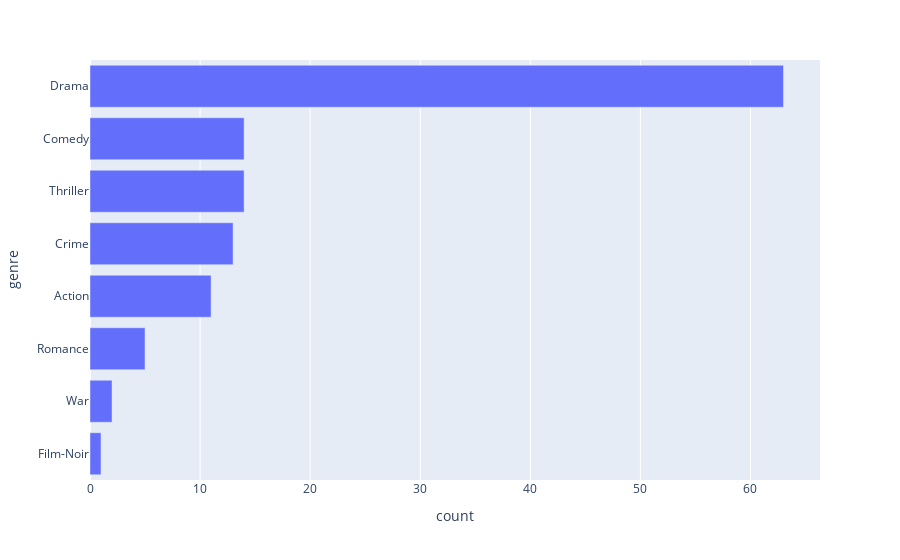

The notebook cell this image was saved under:
### Code cell
import plotly.express as px

fig = px.bar(counts.sort(by="count", descending=False), x="count", y=col, orientation="h")
fig.show()

### Figure 1 — Plotly figure (JSON) as saved in the notebook; plotly's stock layout.template omitted (floating-point values rounded to 4 significant figures)
{"data": [{"alignmentgroup": "True", "hovertemplate": "count=%{x}<br>genre=%{y}<extra></extra>", "legendgroup": "", "marker": {"color": "#636efa", "pattern": {"shape": ""}}, "name": "", "offsetgroup": "", "orientation": "h", "showlegend": false, "textposition": "auto", "type": "bar", "x": [1, 2, 5, 11, 13, 14, 14, 40, 63], "xaxis": "x", "y": ["Film-Noir", "War", "Romance", "Action", "Crime", "Thriller", "Comedy", null, "Drama"], "yaxis": "y"}], "layout": {"barmode": "relative", "legend": {"tracegroupgap": 0}, "margin": {"t": 60}, "xaxis": {"anchor": "y", "domain": [0, 1], "title": {"text": "count"}}, "yaxis": {"anchor": "x", "domain": [0, 1], "title": {"text": "genre"}}}}
